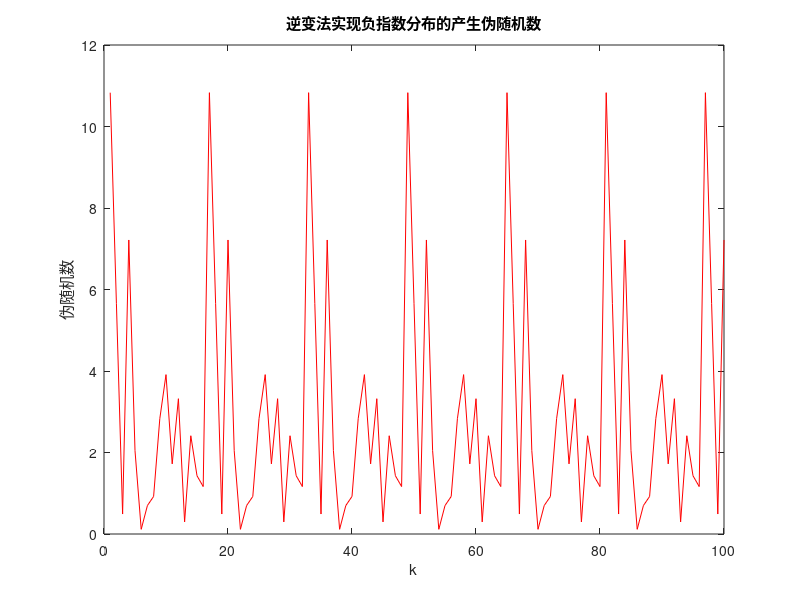

The MATLAB source for this figure:
A = 6;
C = 0;
M = 255;
x0 = 1;
N = 100;

for k = 1:N
    x1 = x0;
    x1 = A*x1+C;
    x1 = rem(x1,M);%x1表示模M后的余数
    
    v1 = x1/(M+1);
    v(:,k) = v1;
    
    x0 = x1;
    
end

v2 = v;

lambda = 2;
v3 = -lambda*(log2(v2));

k1 = k;
x = 1:k1;
plot(x,v3,'r');
xlabel('k');
ylabel('伪随机数');
title('逆变法实现负指数分布的产生伪随机数')




